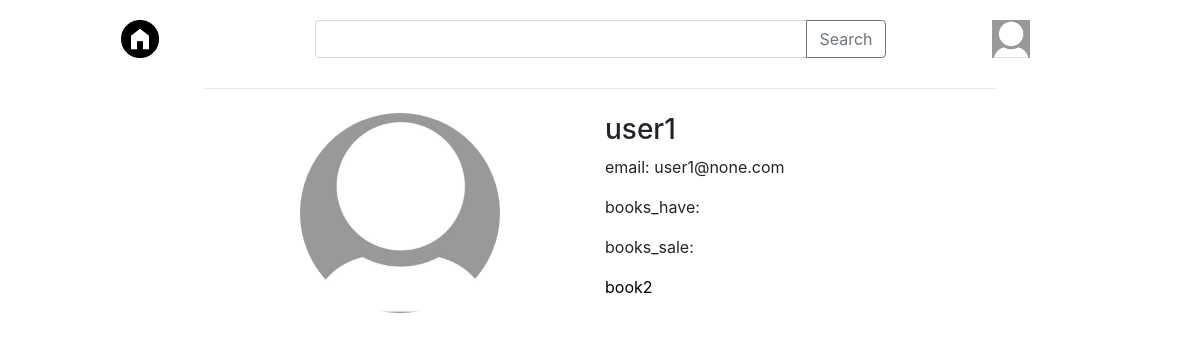
The page /user_page/1/ on the database its author committed.
### main/models.py (models this page shows, shortened)
class Customer(models.Model):
    user = models.OneToOneField(User, null=True, blank=True, on_delete=models.CASCADE)
    name = models.CharField(max_length=100, null=True)
    email = models.CharField(max_length=100, null=True)
    profile_pic = models.ImageField(default='user_default.png', null=True, blank=True)
    date_created = models.DateTimeField(auto_now_add=True, null=True)
    is_seller = models.BooleanField(default=False)

class Book(models.Model):
    seller = models.ForeignKey(Customer, null=True, blank=True, on_delete=models.CASCADE)
    name = models.CharField(max_length=100, null=True, unique=True)
    author = models.CharField(max_length=100, null=True)
    price = models.FloatField(null=True)
    category = models.CharField(max_length=100, null=True)
    description = models.CharField(max_length=800, null=True)
    date_created = models.DateTimeField(auto_now_add=True)
    picture = models.ImageField(null=True, blank=True)
    book_file = models.FileField(null=True, blank=True)

### main/views.py (the view)
# urls.py: path('user_page/<int:id>/', views.user_page, name='user_page'),
def user_page(request, id):
    customer = Customer.objects.get(id=id)
    books_have = [i.book for i in BooksHave.objects.all() if i.owner == customer]
    data_have = {}
    for i in books_have:
        data_have[i.name] = i.id
    books_sale = [i for i in Book.objects.all() if i.seller == customer]
    data_sale = {}
    for i in books_sale:
        data_sale[i.name] = i.id
    context = {'customer': customer, 'data_have': data_have, 'data_sale': data_sale}
    return render(request, 'main/user_page.html', context)

### main/templates/main/user_page.html (shortened to what this page needs)
{% extends 'main/base.html' %}
{% load static %}
{% block title %}
    <link rel="stylesheet" href="{% static '/css/user.css'%}" type="text/css">
{% endblock %}
{% block content %}
    <div class="grid-user">
        <div class="grid-user-pic">
            <img src="{{customer.profile_pic.url}}" class="user-pic">
        </div>
        <div clas="grid-left-text">
            <h3>{{ customer.name }}</h3>
            <p>email: {{ customer.email }}</p>
            <p>books_have:</p>
            <p>books_sale:</p>
            {% for name, id in data_sale.items %}
                <a href="/book_page/{{ id }}" class="user-link">{{ name }}</a>
            {% endfor %}
        </div>
    </div>
{% endblock %}

### static/css/user.css (style rules this page uses)
.grid-user { display: grid; grid-template-columns: repeat(2, 1fr); grid-gap: 10px; grid-auto-rows: minmax(100px, auto); }
.grid-user-pic { width: 200px; grid-column: 1; grid-row: 1/2; justify-self: center; }
.user-pic { max-width: 200px; max-height:200px; border-radius: 50%; }
.user-link { color: black; padding-right: 6px; }

### rows shown on the page
Customer: profile_pic (placeholder picture), name "user1", email "user1@none.com"
Book: data_sale "book2"
